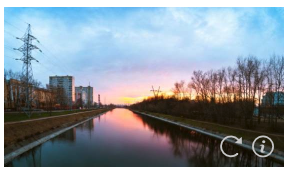
#> input picture data/1.png, 292 x 172 px
$ python readin.py
#> lines starting #> are read from the running program, lines starting #| are printed output that depends on the picture
__author__ = 'adam'


from PIL import Image
from PIL import ImageChops
from PIL import ImageFilter


def autoCrop(image, backgroundColor=(255,255,255)):
    '''Intelligent automatic image cropping.
       This functions removes the usless "white" space around an image.

       If the image has an alpha (tranparency) channel, it will be used
       to choose what to crop.

       Otherwise, this function will try to find the most popular color
       on the edges of the image and consider this color "whitespace".
       (You can override this color with the backgroundColor parameter)

       Input:
            image (a PIL Image object): The image to crop.
            backgroundColor (3 integers tuple): eg. (0,0,255)
                 The color to consider "background to crop".
                 If the image is transparent, this parameters will be ignored.
                 If the image is not transparent and this parameter is not
                 provided, it will be automatically calculated.

       Output:
            a PIL Image object : The cropped image.
    '''

    def mostPopularEdgeColor(image):
        ''' Compute who's the most popular color on the edges of an image.
            (left,right,top,bottom)

            Input:
                image: a PIL Image object

            Ouput:
                The most popular color (A tuple of integers (R,G,B))
        '''
        im = image
        if im.mode != 'RGB':
            im = image.convert("RGB")

        # Get pixels from the edges of the image:
        width, height = im.size
        left   = im.crop((0,1,1,height-1))
        right  = im.crop((width-1,1,width,height-1))
        top    = im.crop((0,0,width,1))
        bottom = im.crop((0,height-1,width,height))
        pixels = left.tostring() + right.tostring() + top.tostring() + bottom.tostring()

        # Compute who's the most popular RGB triplet
        counts = {}
        for i in range(0,len(pixels),3):
            RGB = pixels[i]+pixels[i+1]+pixels[i+2]
            if RGB in counts:
                counts[RGB] += 1
            else:
                counts[RGB] = 1

        # Get the colour which is the most popular:
        mostPopularColor = sorted([(count,rgba) for (rgba,count) in counts.items()],reverse=True)[0][1]
        return ord(mostPopularColor[0]),ord(mostPopularColor[1]),ord(mostPopularColor[2])

    bbox = None

    # If the image has an alpha (tranparency) layer, we use it to crop the image.
    # Otherwise, we look at the pixels around the image (top, left, bottom and right)
    # and use the most used color as the color to crop.

    # --- For transparent images -----------------------------------------------
    if 'A' in image.getbands(): # If the image has a transparency layer, use it.
        # This works for all modes which have transparency layer
        bbox = image.split()[list(image.getbands()).index('A')].getbbox()
    # --- For non-transparent images -------------------------------------------
    elif image.mode=='RGB':
        if not backgroundColor:
            backgroundColor = mostPopularEdgeColor(image)
        # Crop a non-transparent image.
        # .getbbox() always crops the black color.
        # So we need to substract the "background" color from our image.
        bg = Image.new("RGB", image.size, backgroundColor)
        diff = ImageChops.difference(image, bg)  # Substract background color from image
        bbox = diff.getbbox()  # Try to find the real bounding box of the image.
    else:
        raise NotImplementedError("Sorry, this function is not implemented yet for images in mode '%s'." % image.mode)

    if bbox:
        image = image.crop(bbox)

    return image


def crop(image):
    image.load()
    background = Image.new('RGB', image.size, (255, 255, 255))
    background.paste(image, mask=image.split()[3])
    imf = autoCrop(background)
    return imf


if __name__ == '__main__':

    im1 = Image.open('data/1.png')
#> im1 is the input picture: PIL image 292x172 RGBA; mean R, G, B, A 139, 148.8, 158.2, 255
    im1 = crop(im1)
#> in crop, `background = Image.new('RGB', image.size, (255, 255, 255))`: background: PIL image 292x172 RGB; every value is 255
#> in autoCrop, `diff = ImageChops.difference(image, bg)`:
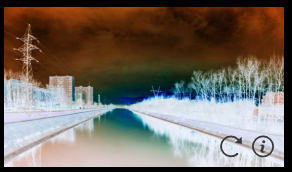
#> diff: PIL image 292x172 RGB; mean R, G, B 116, 106.2, 96.8
#> in autoCrop, `bbox = diff.getbbox()`: bbox = (4, 7, 284, 167)
#> in autoCrop, `image = image.crop(bbox)`:
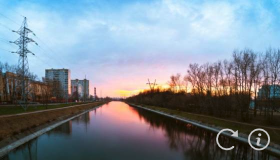
#> image: PIL image 280x160 RGB; mean R, G, B 125, 136, 146.5

    im2 = Image.open('data/1-1.png')
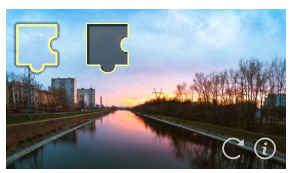
#> input picture data/1-1.png, 298 x 173 px
#> im2 is the input picture: PIL image 298x173 RGBA; mean R, G, B, A 139.5, 147.7, 154.8, 255
    im2 = crop(im2)
#> in crop (call 2), `background = Image.new('RGB', image.size, (255, 255, 255))`: background: PIL image 298x173 RGB; every value is 255
#> call 2 of autoCrop, with backgroundColor = (255, 255, 255)
#> in autoCrop (call 2), `diff = ImageChops.difference(image, bg)`:
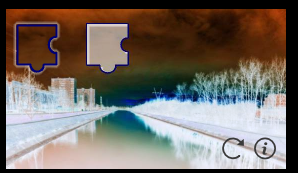
#> diff: PIL image 298x173 RGB; mean R, G, B 115.5, 107.3, 100.2
#> in autoCrop (call 2), `bbox = diff.getbbox()`: bbox = (6, 9, 286, 169)
#> in autoCrop (call 2), `image = image.crop(bbox)`:
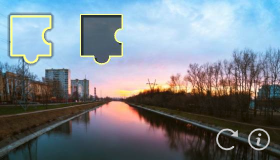
#> image: PIL image 280x160 RGB; mean R, G, B 122.1, 131.6, 139.7

    print('image sizes: ' + str(im1.size) + str(im2.size))
#| image sizes: (280, 160)(280, 160)

    diff = ImageChops.difference(im1, im2)
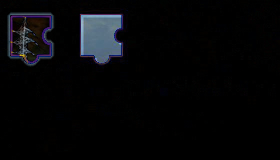
#> diff: PIL image 280x160 RGB; mean R, G, B 6.2, 6.7, 8.4
    im1.show()
    im2.show()

    diff = diff.filter(ImageFilter.CONTOUR)
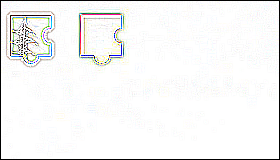
#> diff: PIL image 280x160 RGB; mean R, G, B 244.8, 244.9, 244.4
    diff.show()


# im1.show()
